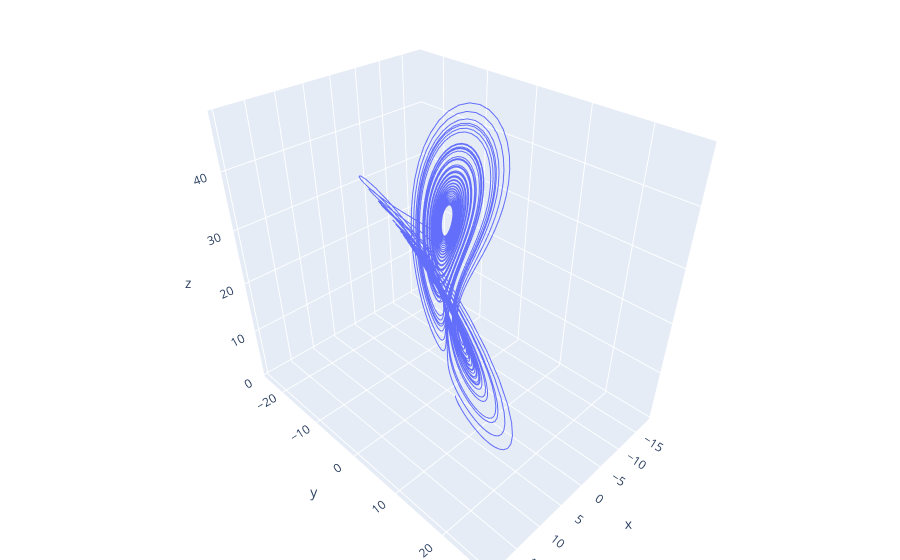

Here is the notebook cell this chart was saved with:
### Code cell
t = 0:0.01:50
u0 = [1 3 1]

plot_phase_portrait_3d(lorenz, u0, t)

### Figure 1 — Plotly figure (JSON) as saved in the notebook; plotly's stock layout.template omitted (floating-point values rounded to 4 significant figures; data arrays with more than 128 entries replaced by an {"elided": "..."} marker saying what was removed)
{"data": [{"mode": "lines", "type": "scatter3d", "x": {"elided": "5001 float values"}, "y": {"elided": "5001 float values"}, "z": {"elided": "5001 float values"}}], "layout": {"margin": {"b": 0, "l": 0, "r": 0, "t": 0}, "xaxis": {"title": {"text": "u1"}}, "yaxis": {"title": {"text": "u2"}}, "zaxis": {"title": {"text": "u3"}}}}
